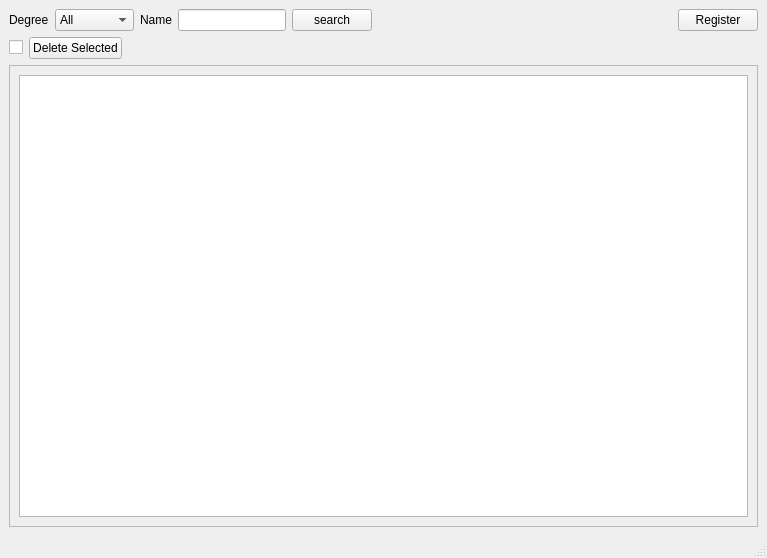
<?xml version="1.0" encoding="UTF-8"?>
<ui version="4.0">
 <class>StudentManager</class>
 <widget class="QMainWindow" name="StudentManager">
  <property name="geometry">
   <rect>
    <x>0</x>
    <y>0</y>
    <width>767</width>
    <height>558</height>
   </rect>
  </property>
  <property name="windowTitle">
   <string>MainWindow</string>
  </property>
  <widget class="QWidget" name="centralwidget">
   <layout class="QGridLayout" name="gridLayout_2">
    <item row="0" column="0">
     <layout class="QHBoxLayout" name="horizontalLayout_2">
      <item>
       <layout class="QHBoxLayout" name="horizontalLayout">
        <item>
         <widget class="QLabel" name="label">
          <property name="text">
           <string>Degree</string>
          </property>
         </widget>
        </item>
        <item>
         <widget class="QComboBox" name="degree_combo_box">
          <item>
           <property name="text">
            <string>All</string>
           </property>
          </item>
          <item>
           <property name="text">
            <string>Bachelor</string>
           </property>
          </item>
          <item>
           <property name="text">
            <string>Master</string>
           </property>
          </item>
         </widget>
        </item>
        <item>
         <widget class="QLabel" name="label_2">
          <property name="text">
           <string>Name</string>
          </property>
         </widget>
        </item>
        <item>
         <widget class="QLineEdit" name="name_input"/>
        </item>
        <item>
         <widget class="QPushButton" name="search_button">
          <property name="text">
           <string>search</string>
          </property>
         </widget>
        </item>
       </layout>
      </item>
      <item>
       <spacer name="horizontalSpacer">
        <property name="orientation">
         <enum>Qt::Orientation::Horizontal</enum>
        </property>
        <property name="sizeHint" stdset="0">
         <size>
          <width>40</width>
          <height>20</height>
         </size>
        </property>
       </spacer>
      </item>
      <item>
       <widget class="QPushButton" name="register_button">
        <property name="text">
         <string>Register</string>
        </property>
       </widget>
      </item>
     </layout>
    </item>
    <item row="1" column="0">
     <layout class="QHBoxLayout" name="horizontalLayout_3">
      <item>
       <widget class="QCheckBox" name="selected_all_checkBox">
        <property name="text">
         <string/>
        </property>
       </widget>
      </item>
      <item>
       <widget class="QPushButton" name="delete_selected_button">
        <property name="text">
         <string>Delete Selected</string>
        </property>
       </widget>
      </item>
      <item>
       <spacer name="horizontalSpacer_2">
        <property name="orientation">
         <enum>Qt::Orientation::Horizontal</enum>
        </property>
        <property name="sizeHint" stdset="0">
         <size>
          <width>40</width>
          <height>20</height>
         </size>
        </property>
       </spacer>
      </item>
     </layout>
    </item>
    <item row="2" column="0">
     <widget class="QFrame" name="frame">
      <property name="frameShape">
       <enum>QFrame::Shape::StyledPanel</enum>
      </property>
      <property name="frameShadow">
       <enum>QFrame::Shadow::Raised</enum>
      </property>
      <layout class="QGridLayout" name="gridLayout">
       <item row="0" column="0">
        <widget class="QListWidget" name="student_card_info_grid">
         <property name="movement">
          <enum>QListView::Movement::Snap</enum>
         </property>
         <property name="flow">
          <enum>QListView::Flow::LeftToRight</enum>
         </property>
         <property name="isWrapping" stdset="0">
          <bool>true</bool>
         </property>
         <property name="resizeMode">
          <enum>QListView::ResizeMode::Adjust</enum>
         </property>
         <property name="layoutMode">
          <enum>QListView::LayoutMode::Batched</enum>
         </property>
         <property name="viewMode">
          <enum>QListView::ViewMode::ListMode</enum>
         </property>
        </widget>
       </item>
      </layout>
     </widget>
    </item>
   </layout>
  </widget>
  <widget class="QStatusBar" name="statusbar"/>
 </widget>
 <resources/>
 <connections/>
</ui>
